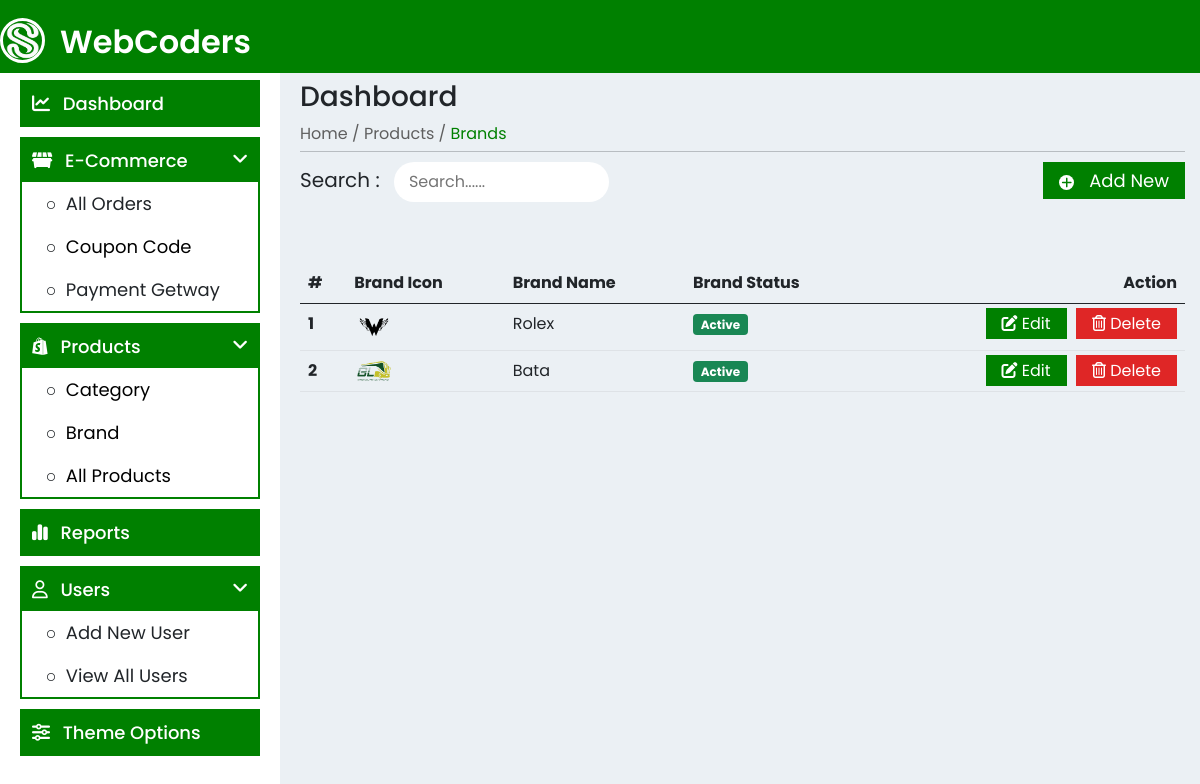
Screenshot of /admin/brand.php with the database file from the repository.
### tables this page shows
CREATE TABLE `mart_brand` (
  `ID` int(11) NOT NULL,
  `Brand_Name` varchar(50) NOT NULL,
  `Brand_Category` varchar(50) NOT NULL,
  `Brand_Image` varchar(255) DEFAULT '0',
  `Is_Parent` int(11) DEFAULT 0,
  `Brand_Status` int(11) DEFAULT 0 COMMENT '0 for Deactive 1 for Active'
);

### admin/brand.php (the view, shortened to what this page needs)
<?php include 'inc/header.php'?>
        <?php include 'inc/side_menu.php'?>
        <div class="body">
            <div class="body-header">
                <h3>Dashboard</h3>
                <ul>
                    <li><a href="index.php">Home /</a></li>
                    <li><a href="index.php">Products /</a></li>
                    <li><a href="template.php" class="active">Brands</a></li>
                    <hr>
                </ul>
            </div>
            <div class="brand-info-table">
                <div class="brand_info_code">
                    <div class="row mb-5">
                        <div class="col-md-6 text-start">
                            <div class="cat-info-search">
                                <span>Search :</span> <input type="text" id="search" autocomplete="off" placeholder="Search......">
                            </div>
                        </div>
                        <div class="col-md-6">
                            <div class="add-cat-button text-end mb-3">
                                <a type="button" class="add_new_cat" id="add_brand_btn" onclick="clcAddNew();"><i class="fa-solid fa-plus"></i> Add New</a>
                            </div>
                        </div>
                    </div>
                    <table class="table table-hover">
                        <thead>
                            <tr>
                                <th scope="col">#</th>
                                <th scope="col">Brand Icon</th>
                                <th scope="col">Brand Name</th>
                                <th scope="col">Brand Status</th>
                                <th scope="col" class="text-end">Action</th>
                            </tr>
                        </thead>
                        <tbody>
                            <?php
                                $brand_info_sql = "SELECT * FROM mart_brand";
                                $brand_info_res = mysqli_query($db,$brand_info_sql);
                                $serial = 0;
                                while($brand_info_row = mysqli_fetch_assoc($brand_info_res)){
                                    $brand_id     = $brand_info_row['ID'];
                                    $brand_name   = $brand_info_row['Brand_Name'];
                                    $brand_img    = $brand_info_row['Brand_Image'];
                                    $brand_status = $brand_info_row['Brand_Status'];
                                    $serial++;
                                    ?>
                                    <tr>
                                        <th scope="row"><?php echo $serial;?></th>
                                        <td><img src="assets/img/brands/<?php echo $brand_img;?>" alt="" width="40"></td>
                                        <td><?php echo $brand_name;?></td>
                                        <td><?php if($brand_status == 0)echo '<span class="badge bg-danger">Deactive</span>';else echo '<span class="badge bg-success">Active</span>';?></td>
                                        <td class="text-end">
                                            <a href="brand.php?bedit_id=<?php echo $brand_id;?>" class="cat_edit"><i class="fa-solid fa-pen-to-square"></i> Edit</a>
                                            <a href="" class="cat_delete" data-bs-toggle="modal" data-bs-target="#bdel_id<?php echo $brand_id;?>"><i class="fa-regular fa-trash-can"></i> Delete</a>
                                        </td>
                                    </tr>
                                    <?php
                                }
                            ?>
                        </tbody>
                    </table>
                </div>
            </div>
        </div>
<?php include('inc/footer.php')?>

### admin/assets/css/style.css (style rules this page uses)
* { padding: 0; margin: 0; list-style: none; box-sizing: border-box; }
body { font-family: 'Poppins', sans-serif; background: #ebf0f4; }
a { text-decoration: none; }
ul { margin: 0; padding: 0; }
.body .body-header ul li { display: inline-block; }
.body .body-header a { color: rgb(95, 95, 95); }
.body .body-header .active { color: green; }
.body hr { margin: 5px 0 10px 0; }
.body { padding-top: 80px; padding-left: 300px; padding-right: 15px; }
.add-cat-button a { background: green; color: #fff; padding: 5px 16px; font-size: 18px; }
.add-cat-button a i { background: #fff; color: green; border-radius: 100%; font-size: 12px; width: 15px; height: 15px; line-height: 15px; text-align: center; margin-right: 10px; }
.cat-info-search span { font-size: 20px; }
.cat-info-search input { border: none; border-radius: 30px; padding: 8px 15px; margin-left: 10px; background: #fff; width: 50%; }
.cat_edit { background: green; color: #fff; padding: 4px 16px; margin-right: 5px; }
.cat_delete { background: rgb(223, 38, 38); color: #fff; padding: 4px 16px; }

### rows the page displays
mart_brand: Brand_Image (picture), Brand_Name "Rolex", Brand_Status "Active"
mart_brand: Brand_Image (picture), Brand_Name "Bata", Brand_Status "Active"
